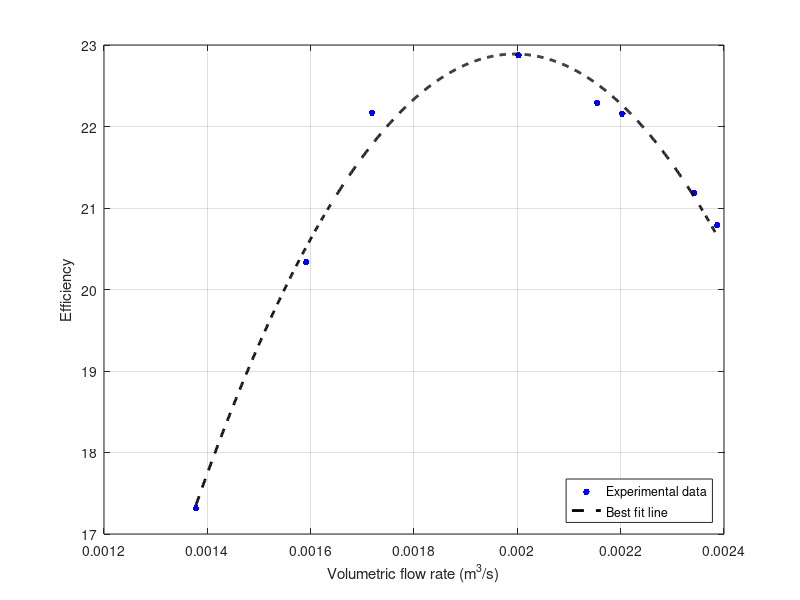
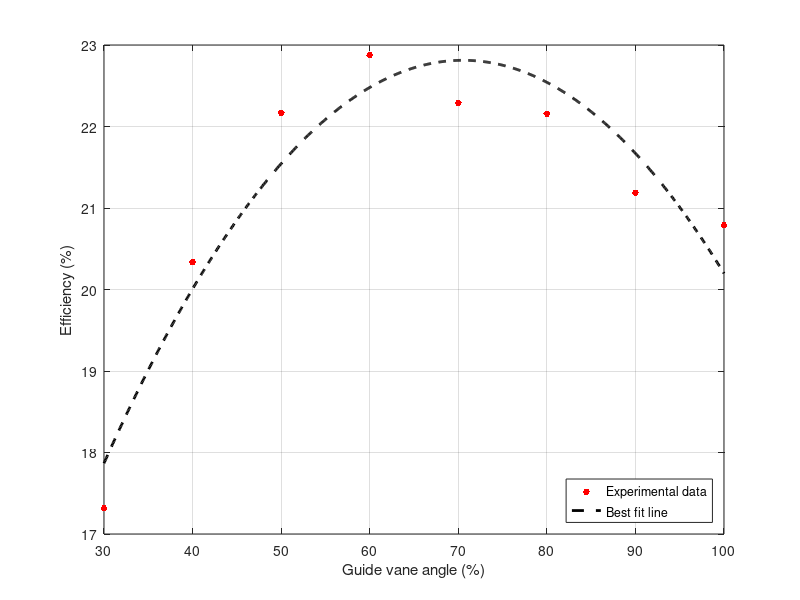
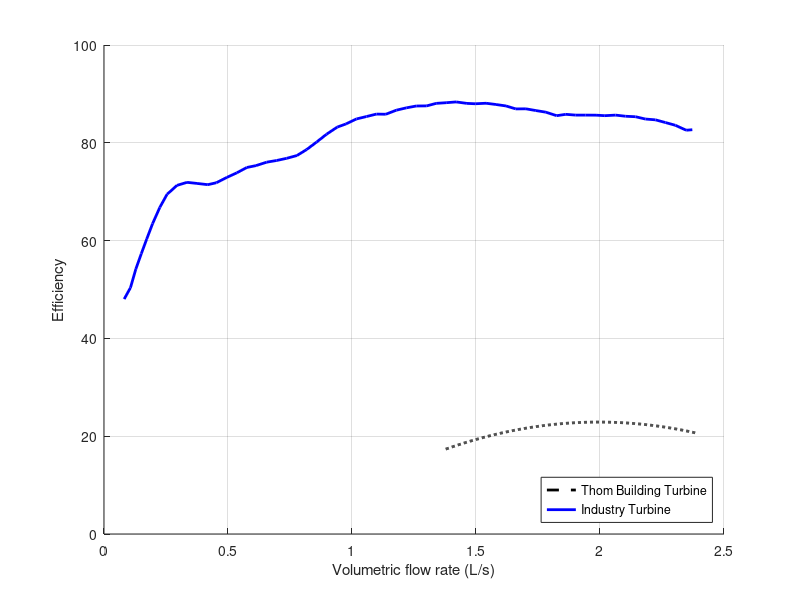

Write MATLAB code to recreate these figures, in order.
% Create a graph of efficiency vs volumetric flow rate
% Claudio Vestini
clc; clear;
% Data

% Volumetric flow rate (m^3/s)
Q_data = [0.002202889	0.002002191	0.00159118	0.001378002	0.001718671	...
    0.002154468	0.002342154	0.00238677
];
% Runner speed (RPM)
N_data = [1506	1503	1506	1509	1495	1504	1498	1505
];
% Guide vane angle (%)
Angle_data = [80	60	40	30	50	70	90	100
];
% Turbine efficiency (%)
n_data = [22.15904919	22.87471991	20.33630093	17.31455089	22.17086587 ...
    22.29029995	21.18653751	20.7886657
];

% Plot Graphs

% Turbine efficiency vs Volumetric flow rate

f1 = figure('Name','Efficiency Plot',...
    'NumberTitle','off');
% Get coefficients of a line fit through the data.
coefficients_1 = polyfit(Q_data, n_data, 2);
% Create a new x axis with exactly 1000 points.
xFit_1 = linspace(min(Q_data), max(Q_data), 1000);
% Get the estimated yFit value for each of those 1000 new x locations.
yFit_1 = polyval(coefficients_1 , xFit_1);
% Plot everything.
plot(Q_data, n_data, 'b.', 'MarkerSize', 15); % Plot training data.
% Set hold on so the next plot does not blow away the one we just drew.
hold on;
% Plot fitted line.
plot(xFit_1, yFit_1, 'k--', 'LineWidth', 2);
grid on;
xlabel('Volumetric flow rate (m^3/s)')
ylabel('Efficiency')
legend("Experimental data","Best fit line",'Location','southeast')

% Turbine efficiency vs Guide vane angle

f2 = figure('Name','Efficiency vs Angle',...
    'NumberTitle','off');
% Get coefficients of a line fit through the data.
coefficients_2 = polyfit(Angle_data, n_data, 2);
% Create a new x axis with exactly 1000 points.
xFit_2 = linspace(min(Angle_data), max(Angle_data), 1000);
% Get the estimated yFit value for each of those 1000 new x locations.
yFit_2 = polyval(coefficients_2 , xFit_2);
% Plot everything.
plot(Angle_data, n_data, 'r.', 'MarkerSize', 15); % Plot training data.
% Set hold on so the next plot does not blow away the one we just drew.
hold on;
% Plot fitted line.
plot(xFit_2, yFit_2, 'k--', 'LineWidth', 2);
grid on;
xlabel('Guide vane angle (%)')
ylabel('Efficiency (%)')
legend("Experimental data","Best fit line",'Location','southeast')

% Efficiency of Thom building turbine vs industrial turbine

% Industrial Turbine Data
industrial_Q = [0.081386684
0.10674116
0.128400969
0.150321739
0.17224251
0.195990011
0.225217705
0.254445399
0.294633479
0.334821558
0.375009637
0.418607614
0.452856476
0.495573875
0.535761955
0.575950034
0.612712993
0.656326193
0.696514272
0.736702351
0.778032138
0.81707851
0.857266589
0.897454669
0.940774287
0.975301508
1.018018907
1.058206986
1.098395065
1.136299731
1.178771224
1.218959303
1.259147383
1.301269648
1.339523541
1.379711621
1.4198997
1.463219318
1.49714432
1.540463938
1.580652018
1.620840097
1.660383448
1.701216256
1.741404335
1.781592414
1.825205614
1.861968573
1.902156652
1.942344732
1.984055087
2.019310993
2.06290897
2.103097049
2.143285128
2.182828479
2.223661287
2.263849366
2.304037446
2.347650645
2.372235398
];

industrial_n = [48.04708532
50.36982274
54.18750407
57.3103321
60.32082817
63.47896052
66.8061257
69.48337035
71.30076503
71.91348472
71.69290563
71.43719728
71.8305319
72.93059941
73.86193334
74.95257439
75.33399239
76.04321543
76.38633846
76.82749664
77.39809185
78.61663813
80.14843736
81.75376295
83.2172877
83.84832165
84.87863337
85.36880912
85.87123927
85.83983739
86.66777487
87.14569623
87.52558244
87.55009122
88.06477576
88.1995741
88.35888121
88.06039919
87.98337158
88.08928455
87.83194228
87.53783683
86.93160476
86.94962593
86.59424851
86.26337987
85.54496604
85.8222217
85.66291458
85.66291458
85.65168138
85.54608936
85.66291458
85.43008109
85.33204594
84.8620539
84.69481747
84.14336974
83.57966763
82.57097784
82.67488489
];
% Create figure
f3 = figure('Name','Industrial vs Thom',...
    'NumberTitle','off');
% Set hold on so the next plot does not blow away the one we just drew.
hold on;
% Plot fitted line.
plot(xFit_1*1000, yFit_1, 'k--', 'LineWidth', 2);
% Plot industrial line
plot(industrial_Q, industrial_n, 'b', 'LineWidth', 2)
grid on;
xlabel('Volumetric flow rate (L/s)')
ylabel('Efficiency')
legend("Thom Building Turbine","Industry Turbine",'Location','southeast')